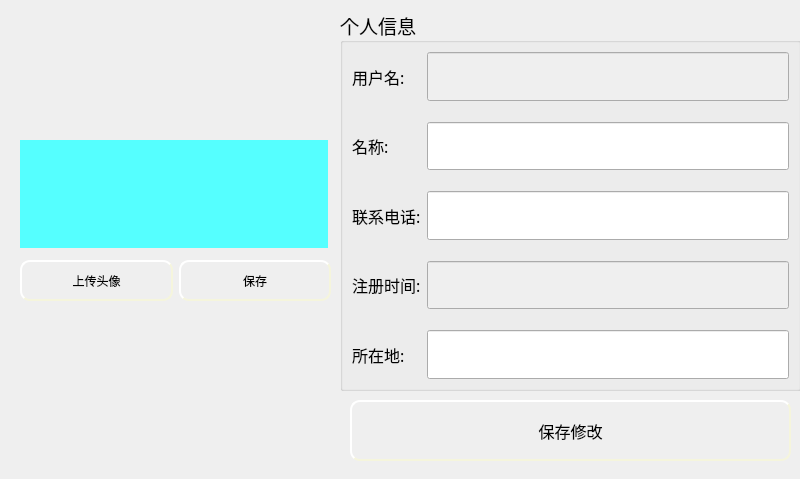
<?xml version="1.0" encoding="UTF-8"?>
<ui version="4.0">
 <class>UpdateMyData</class>
 <widget class="QWidget" name="UpdateMyData">
  <property name="geometry">
   <rect>
    <x>0</x>
    <y>0</y>
    <width>800</width>
    <height>479</height>
   </rect>
  </property>
  <property name="windowTitle">
   <string>Form</string>
  </property>
  <property name="styleSheet">
   <string notr="true">QWidget#UpdateMyData{
	
	background-image: url(:/image/sback.jpg);
}</string>
  </property>
  <widget class="QGroupBox" name="groupBox">
   <property name="geometry">
    <rect>
     <x>340</x>
     <y>10</y>
     <width>461</width>
     <height>381</height>
    </rect>
   </property>
   <property name="font">
    <font>
     <family>微软雅黑</family>
     <pointsize>14</pointsize>
    </font>
   </property>
   <property name="title">
    <string>个人信息</string>
   </property>
   <layout class="QGridLayout" name="gridLayout_2">
    <item row="0" column="0">
     <layout class="QGridLayout" name="gridLayout">
      <item row="1" column="1">
       <spacer name="verticalSpacer">
        <property name="orientation">
         <enum>Qt::Vertical</enum>
        </property>
        <property name="sizeType">
         <enum>QSizePolicy::Fixed</enum>
        </property>
        <property name="sizeHint" stdset="0">
         <size>
          <width>20</width>
          <height>15</height>
         </size>
        </property>
       </spacer>
      </item>
      <item row="5" column="1">
       <spacer name="verticalSpacer_2">
        <property name="orientation">
         <enum>Qt::Vertical</enum>
        </property>
        <property name="sizeType">
         <enum>QSizePolicy::Fixed</enum>
        </property>
        <property name="sizeHint" stdset="0">
         <size>
          <width>20</width>
          <height>15</height>
         </size>
        </property>
       </spacer>
      </item>
      <item row="6" column="0">
       <widget class="QLabel" name="label_4">
        <property name="font">
         <font>
          <family>微软雅黑</family>
          <pointsize>12</pointsize>
         </font>
        </property>
        <property name="text">
         <string>注册时间:</string>
        </property>
       </widget>
      </item>
      <item row="0" column="0">
       <widget class="QLabel" name="label">
        <property name="font">
         <font>
          <family>微软雅黑</family>
          <pointsize>12</pointsize>
         </font>
        </property>
        <property name="text">
         <string>用户名:</string>
        </property>
       </widget>
      </item>
      <item row="6" column="1">
       <widget class="QLineEdit" name="le_time">
        <property name="enabled">
         <bool>false</bool>
        </property>
        <property name="sizePolicy">
         <sizepolicy hsizetype="Expanding" vsizetype="Expanding">
          <horstretch>0</horstretch>
          <verstretch>0</verstretch>
         </sizepolicy>
        </property>
        <property name="font">
         <font>
          <family>微软雅黑</family>
          <pointsize>12</pointsize>
         </font>
        </property>
       </widget>
      </item>
      <item row="4" column="1">
       <widget class="QLineEdit" name="le_phone">
        <property name="enabled">
         <bool>true</bool>
        </property>
        <property name="sizePolicy">
         <sizepolicy hsizetype="Expanding" vsizetype="Expanding">
          <horstretch>0</horstretch>
          <verstretch>0</verstretch>
         </sizepolicy>
        </property>
        <property name="font">
         <font>
          <family>微软雅黑</family>
          <pointsize>12</pointsize>
         </font>
        </property>
       </widget>
      </item>
      <item row="0" column="1">
       <widget class="QLineEdit" name="le_id">
        <property name="enabled">
         <bool>false</bool>
        </property>
        <property name="sizePolicy">
         <sizepolicy hsizetype="Expanding" vsizetype="Expanding">
          <horstretch>0</horstretch>
          <verstretch>0</verstretch>
         </sizepolicy>
        </property>
        <property name="font">
         <font>
          <family>微软雅黑</family>
          <pointsize>12</pointsize>
         </font>
        </property>
       </widget>
      </item>
      <item row="2" column="0">
       <widget class="QLabel" name="label_2">
        <property name="font">
         <font>
          <family>微软雅黑</family>
          <pointsize>12</pointsize>
         </font>
        </property>
        <property name="text">
         <string>名称:</string>
        </property>
       </widget>
      </item>
      <item row="2" column="1">
       <widget class="QLineEdit" name="le_name">
        <property name="enabled">
         <bool>true</bool>
        </property>
        <property name="sizePolicy">
         <sizepolicy hsizetype="Expanding" vsizetype="Expanding">
          <horstretch>0</horstretch>
          <verstretch>0</verstretch>
         </sizepolicy>
        </property>
        <property name="font">
         <font>
          <family>微软雅黑</family>
          <pointsize>12</pointsize>
         </font>
        </property>
       </widget>
      </item>
      <item row="8" column="0">
       <widget class="QLabel" name="label_5">
        <property name="font">
         <font>
          <family>微软雅黑</family>
          <pointsize>12</pointsize>
         </font>
        </property>
        <property name="text">
         <string>所在地:</string>
        </property>
       </widget>
      </item>
      <item row="4" column="0">
       <widget class="QLabel" name="label_3">
        <property name="font">
         <font>
          <family>微软雅黑</family>
          <pointsize>12</pointsize>
         </font>
        </property>
        <property name="text">
         <string>联系电话:</string>
        </property>
       </widget>
      </item>
      <item row="8" column="1">
       <widget class="QLineEdit" name="le_site">
        <property name="enabled">
         <bool>true</bool>
        </property>
        <property name="sizePolicy">
         <sizepolicy hsizetype="Expanding" vsizetype="Expanding">
          <horstretch>0</horstretch>
          <verstretch>0</verstretch>
         </sizepolicy>
        </property>
        <property name="font">
         <font>
          <family>微软雅黑</family>
          <pointsize>12</pointsize>
         </font>
        </property>
       </widget>
      </item>
      <item row="7" column="1">
       <spacer name="verticalSpacer_4">
        <property name="orientation">
         <enum>Qt::Vertical</enum>
        </property>
        <property name="sizeType">
         <enum>QSizePolicy::Fixed</enum>
        </property>
        <property name="sizeHint" stdset="0">
         <size>
          <width>20</width>
          <height>15</height>
         </size>
        </property>
       </spacer>
      </item>
      <item row="3" column="1">
       <spacer name="verticalSpacer_3">
        <property name="orientation">
         <enum>Qt::Vertical</enum>
        </property>
        <property name="sizeType">
         <enum>QSizePolicy::Fixed</enum>
        </property>
        <property name="sizeHint" stdset="0">
         <size>
          <width>20</width>
          <height>15</height>
         </size>
        </property>
       </spacer>
      </item>
     </layout>
    </item>
   </layout>
  </widget>
  <widget class="QPushButton" name="pushButton">
   <property name="geometry">
    <rect>
     <x>350</x>
     <y>400</y>
     <width>441</width>
     <height>61</height>
    </rect>
   </property>
   <property name="font">
    <font>
     <family>微软雅黑</family>
     <pointsize>12</pointsize>
    </font>
   </property>
   <property name="styleSheet">
    <string notr="true">QPushButton{
	background-image: url(:/ico/pb1.jpg);
    border-style: outset;
    border-width: 2px;
    border-radius: 10px;
    border-color: beige;
    min-width: 5em;
    padding: 6px;
}
QPushButton:hover
{
	
	background-image: url(:/ico/pb.jpg);
    border-style: inset;
}

QPushButton:pressed{
	
	background-image: url(:/ico/pb2.jpg);
    border-style: inset;
}


</string>
   </property>
   <property name="text">
    <string>保存修改</string>
   </property>
  </widget>
  <widget class="QLabel" name="lb_head">
   <property name="geometry">
    <rect>
     <x>20</x>
     <y>140</y>
     <width>308</width>
     <height>108</height>
    </rect>
   </property>
   <property name="styleSheet">
    <string notr="true">background-color: rgb(85, 255, 255);</string>
   </property>
   <property name="text">
    <string/>
   </property>
  </widget>
  <widget class="QWidget" name="layoutWidget">
   <property name="geometry">
    <rect>
     <x>20</x>
     <y>260</y>
     <width>311</width>
     <height>41</height>
    </rect>
   </property>
   <layout class="QGridLayout" name="gridLayout_3">
    <item row="0" column="0">
     <widget class="QPushButton" name="pushButton_2">
      <property name="sizePolicy">
       <sizepolicy hsizetype="Minimum" vsizetype="Expanding">
        <horstretch>0</horstretch>
        <verstretch>0</verstretch>
       </sizepolicy>
      </property>
      <property name="font">
       <font>
        <family>微软雅黑</family>
       </font>
      </property>
      <property name="styleSheet">
       <string notr="true">QPushButton{
	background-image: url(:/ico/pb1.jpg);
    border-style: outset;
    border-width: 2px;
    border-radius: 10px;
    border-color: beige;
    min-width: 5em;
    padding: 6px;
}
QPushButton:hover
{
	
	background-image: url(:/ico/pb.jpg);
    border-style: inset;
}

QPushButton:pressed{
	
	background-image: url(:/ico/pb2.jpg);
    border-style: inset;
}


</string>
      </property>
      <property name="text">
       <string>上传头像</string>
      </property>
     </widget>
    </item>
    <item row="0" column="1">
     <widget class="QPushButton" name="pb_save">
      <property name="sizePolicy">
       <sizepolicy hsizetype="Minimum" vsizetype="Expanding">
        <horstretch>0</horstretch>
        <verstretch>0</verstretch>
       </sizepolicy>
      </property>
      <property name="font">
       <font>
        <family>微软雅黑</family>
       </font>
      </property>
      <property name="styleSheet">
       <string notr="true">QPushButton{
	background-image: url(:/ico/pb1.jpg);
    border-style: outset;
    border-width: 2px;
    border-radius: 10px;
    border-color: beige;
    min-width: 5em;
    padding: 6px;
}
QPushButton:hover
{
	
	background-image: url(:/ico/pb.jpg);
    border-style: inset;
}

QPushButton:pressed{
	
	background-image: url(:/ico/pb2.jpg);
    border-style: inset;
}


</string>
      </property>
      <property name="text">
       <string>保存</string>
      </property>
     </widget>
    </item>
   </layout>
  </widget>
 </widget>
 <resources/>
 <connections/>
</ui>
